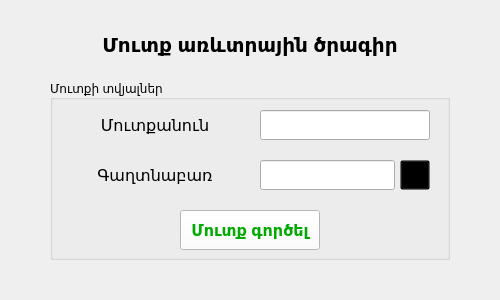
<?xml version="1.0" encoding="UTF-8"?>
<ui version="4.0">
 <class>MainWindow</class>
 <widget class="QMainWindow" name="MainWindow">
  <property name="geometry">
   <rect>
    <x>0</x>
    <y>0</y>
    <width>500</width>
    <height>300</height>
   </rect>
  </property>
  <property name="windowTitle">
   <string>MainWindow</string>
  </property>
  <widget class="QWidget" name="centralwidget">
   <widget class="QLabel" name="mainLabel">
    <property name="geometry">
     <rect>
      <x>70</x>
      <y>20</y>
      <width>360</width>
      <height>50</height>
     </rect>
    </property>
    <property name="font">
     <font>
      <pointsize>15</pointsize>
      <weight>75</weight>
      <bold>true</bold>
     </font>
    </property>
    <property name="text">
     <string>Մուտք առևտրային ծրագիր</string>
    </property>
    <property name="alignment">
     <set>Qt::AlignCenter</set>
    </property>
   </widget>
   <widget class="QGroupBox" name="groupBox">
    <property name="geometry">
     <rect>
      <x>50</x>
      <y>80</y>
      <width>400</width>
      <height>180</height>
     </rect>
    </property>
    <property name="toolTipDuration">
     <number>-1</number>
    </property>
    <property name="title">
     <string>Մուտքի տվյալներ</string>
    </property>
    <widget class="QLabel" name="usernameLabel">
     <property name="geometry">
      <rect>
       <x>20</x>
       <y>30</y>
       <width>170</width>
       <height>30</height>
      </rect>
     </property>
     <property name="font">
      <font>
       <pointsize>12</pointsize>
      </font>
     </property>
     <property name="text">
      <string>Մուտքանուն</string>
     </property>
     <property name="alignment">
      <set>Qt::AlignCenter</set>
     </property>
    </widget>
    <widget class="QLineEdit" name="usernameLineEdit">
     <property name="geometry">
      <rect>
       <x>210</x>
       <y>30</y>
       <width>170</width>
       <height>30</height>
      </rect>
     </property>
     <property name="font">
      <font>
       <pointsize>12</pointsize>
      </font>
     </property>
     <property name="alignment">
      <set>Qt::AlignCenter</set>
     </property>
    </widget>
    <widget class="QLabel" name="passwordLabel">
     <property name="geometry">
      <rect>
       <x>20</x>
       <y>80</y>
       <width>170</width>
       <height>30</height>
      </rect>
     </property>
     <property name="font">
      <font>
       <pointsize>12</pointsize>
      </font>
     </property>
     <property name="text">
      <string>Գաղտնաբառ</string>
     </property>
     <property name="alignment">
      <set>Qt::AlignCenter</set>
     </property>
    </widget>
    <widget class="QLineEdit" name="passwordLineEdit">
     <property name="geometry">
      <rect>
       <x>210</x>
       <y>80</y>
       <width>135</width>
       <height>30</height>
      </rect>
     </property>
     <property name="font">
      <font>
       <pointsize>12</pointsize>
      </font>
     </property>
     <property name="alignment">
      <set>Qt::AlignCenter</set>
     </property>
    </widget>
    <widget class="QPushButton" name="logInPushButton">
     <property name="geometry">
      <rect>
       <x>130</x>
       <y>130</y>
       <width>140</width>
       <height>40</height>
      </rect>
     </property>
     <property name="font">
      <font>
       <pointsize>12</pointsize>
       <weight>75</weight>
       <bold>true</bold>
      </font>
     </property>
     <property name="styleSheet">
      <string notr="true">background-color: rgb(255, 255, 255);
color: rgb(0, 170, 0);</string>
     </property>
     <property name="text">
      <string>Մուտք գործել</string>
     </property>
    </widget>
    <widget class="QLabel" name="gifLabel">
     <property name="geometry">
      <rect>
       <x>350</x>
       <y>80</y>
       <width>30</width>
       <height>30</height>
      </rect>
     </property>
     <property name="text">
      <string/>
     </property>
     <property name="alignment">
      <set>Qt::AlignCenter</set>
     </property>
    </widget>
    <widget class="QPushButton" name="show_hideButton">
     <property name="geometry">
      <rect>
       <x>350</x>
       <y>80</y>
       <width>30</width>
       <height>30</height>
      </rect>
     </property>
     <property name="styleSheet">
      <string notr="true">background: transparent;</string>
     </property>
     <property name="text">
      <string/>
     </property>
    </widget>
    <zorder>gifLabel</zorder>
    <zorder>show_hideButton</zorder>
    <zorder>usernameLabel</zorder>
    <zorder>usernameLineEdit</zorder>
    <zorder>passwordLabel</zorder>
    <zorder>passwordLineEdit</zorder>
    <zorder>logInPushButton</zorder>
   </widget>
  </widget>
 </widget>
 <resources/>
 <connections/>
</ui>
